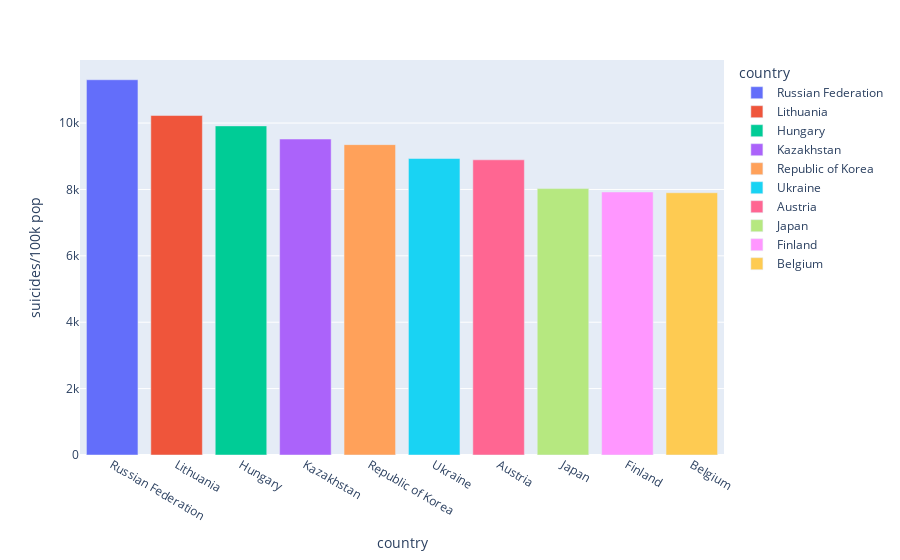

Notebook source saved alongside this figure:
### Code cell
px.bar(per_100k , x = 'country' , y = 'suicides/100k pop' , color = 'country')

### Figure 1 — Plotly figure (JSON) as saved in the notebook; plotly's stock layout.template omitted (floating-point values rounded to 4 significant figures)
{"data": [{"alignmentgroup": "True", "hovertemplate": "country=%{x}<br>suicides/100k pop=%{y}<extra></extra>", "legendgroup": "Russian Federation", "marker": {"color": "#636efa"}, "name": "Russian Federation", "offsetgroup": "Russian Federation", "orientation": "v", "showlegend": true, "textposition": "auto", "type": "bar", "x": ["Russian Federation"], "xaxis": "x", "y": [11310.0], "yaxis": "y"}, {"alignmentgroup": "True", "hovertemplate": "country=%{x}<br>suicides/100k pop=%{y}<extra></extra>", "legendgroup": "Lithuania", "marker": {"color": "#EF553B"}, "name": "Lithuania", "offsetgroup": "Lithuania", "orientation": "v", "showlegend": true, "textposition": "auto", "type": "bar", "x": ["Lithuania"], "xaxis": "x", "y": [10230.0], "yaxis": "y"}, {"alignmentgroup": "True", "hovertemplate": "country=%{x}<br>suicides/100k pop=%{y}<extra></extra>", "legendgroup": "Hungary", "marker": {"color": "#00cc96"}, "name": "Hungary", "offsetgroup": "Hungary", "orientation": "v", "showlegend": true, "textposition": "auto", "type": "bar", "x": ["Hungary"], "xaxis": "x", "y": [9915.0], "yaxis": "y"}, {"alignmentgroup": "True", "hovertemplate": "country=%{x}<br>suicides/100k pop=%{y}<extra></extra>", "legendgroup": "Kazakhstan", "marker": {"color": "#ab63fa"}, "name": "Kazakhstan", "offsetgroup": "Kazakhstan", "orientation": "v", "showlegend": true, "textposition": "auto", "type": "bar", "x": ["Kazakhstan"], "xaxis": "x", "y": [9520.0], "yaxis": "y"}, {"alignmentgroup": "True", "hovertemplate": "country=%{x}<br>suicides/100k pop=%{y}<extra></extra>", "legendgroup": "Republic of Korea", "marker": {"color": "#FFA15A"}, "name": "Republic of Korea", "offsetgroup": "Republic of Korea", "orientation": "v", "showlegend": true, "textposition": "auto", "type": "bar", "x": ["Republic of Korea"], "xaxis": "x", "y": [9350.0], "yaxis": "y"}, {"alignmentgroup": "True", "hovertemplate": "country=%{x}<br>suicides/100k pop=%{y}<extra></extra>", "legendgroup": "Ukraine", "marker": {"color": "#19d3f3"}, "name": "Ukraine", "offsetgroup": "Ukraine", "orientation": "v", "showlegend": true, "textposition": "auto", "type": "bar", "x": ["Ukraine"], "xaxis": "x", "y": [8932.0], "yaxis": "y"}, {"alignmentgroup": "True", "hovertemplate": "country=%{x}<br>suicides/100k pop=%{y}<extra></extra>", "legendgroup": "Austria", "marker": {"color": "#FF6692"}, "name": "Austria", "offsetgroup": "Austria", "orientation": "v", "showlegend": true, "textposition": "auto", "type": "bar", "x": ["Austria"], "xaxis": "x", "y": [8893.0], "yaxis": "y"}, {"alignmentgroup": "True", "hovertemplate": "country=%{x}<br>suicides/100k pop=%{y}<extra></extra>", "legendgroup": "Japan", "marker": {"color": "#B6E880"}, "name": "Japan", "offsetgroup": "Japan", "orientation": "v", "showlegend": true, "textposition": "auto", "type": "bar", "x": ["Japan"], "xaxis": "x", "y": [8025.0], "yaxis": "y"}, {"alignmentgroup": "True", "hovertemplate": "country=%{x}<br>suicides/100k pop=%{y}<extra></extra>", "legendgroup": "Finland", "marker": {"color": "#FF97FF"}, "name": "Finland", "offsetgroup": "Finland", "orientation": "v", "showlegend": true, "textposition": "auto", "type": "bar", "x": ["Finland"], "xaxis": "x", "y": [7924.0], "yaxis": "y"}, {"alignmentgroup": "True", "hovertemplate": "country=%{x}<br>suicides/100k pop=%{y}<extra></extra>", "legendgroup": "Belgium", "marker": {"color": "#FECB52"}, "name": "Belgium", "offsetgroup": "Belgium", "orientation": "v", "showlegend": true, "textposition": "auto", "type": "bar", "x": ["Belgium"], "xaxis": "x", "y": [7901.0], "yaxis": "y"}], "layout": {"barmode": "relative", "legend": {"title": {"text": "country"}, "tracegroupgap": 0}, "margin": {"t": 60}, "xaxis": {"anchor": "y", "categoryarray": ["Russian Federation", "Lithuania", "Hungary", "Kazakhstan", "Republic of Korea", "Ukraine", "Austria", "Japan", "Finland", "Belgium"], "categoryorder": "array", "domain": [0, 1], "title": {"text": "country"}}, "yaxis": {"anchor": "x", "domain": [0, 1], "title": {"text": "suicides/100k pop"}}}}
